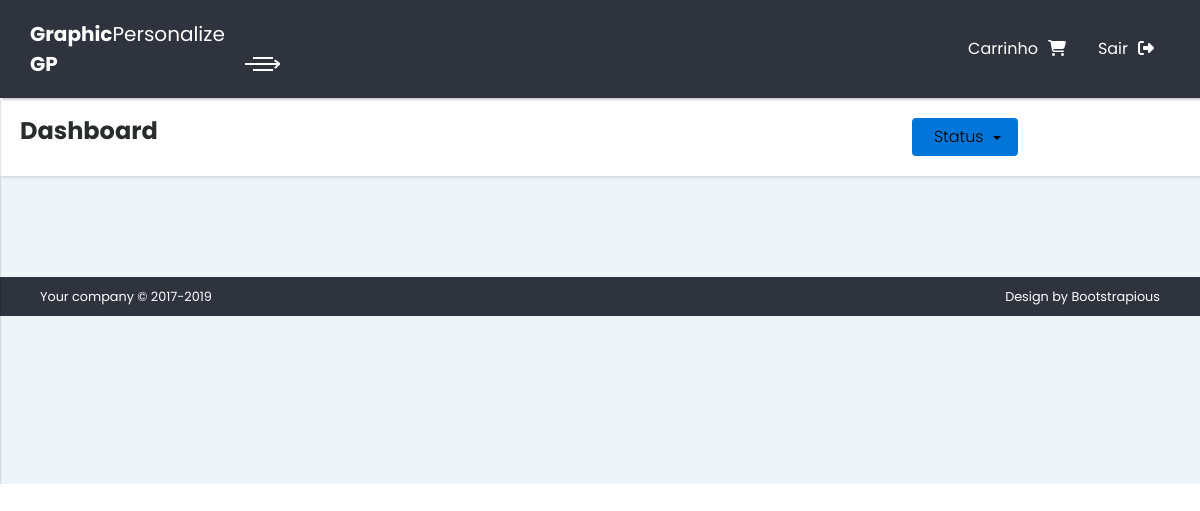
Before: /dashboard/ with the older database file.
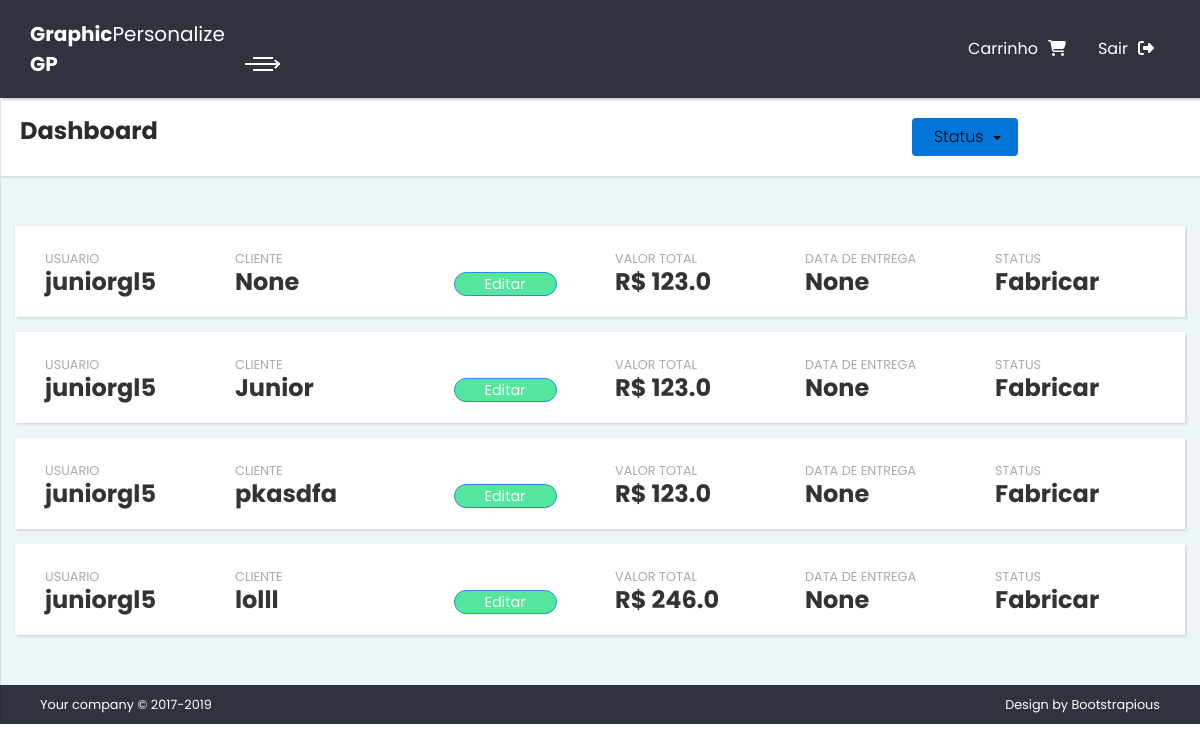
After: the same page with the newer database file.
### store/models.py (models this page shows)
class Order(models.Model):
    SHOPPING = 0
    FINISHED = 1
    FACTORY = 2
    DELIVERED = 3
    STATUS= (
        (SHOPPING, 'comprando'),
        (FINISHED, 'finalizada'),
        (FACTORY, 'fabricar'),
        (DELIVERED, 'entregue'),
    )
    name = models.CharField('Cliente', max_length= 150, null=True)
    valueTotal = models.FloatField('Valor Total', null=True, default=0)
    status = models.IntegerField('Status', choices=STATUS, default=SHOPPING)
    dateStart = models.DateTimeField('Data Compra', auto_now=True)
    dateEnd = models.DateTimeField('Data Entrega', null=True)
    user = models.ForeignKey(User, verbose_name="Usuario")
    class Meta:
        verbose_name = 'Ordem'
        verbose_name_plural = 'Ordens'
        ordering = ['dateStart']

### accounts/models.py (models this page shows, shortened)
class User(AbstractBaseUser, PermissionsMixin):
    ROOT = 0
    ADM = 1
    SALESMAN = 2
    CUSTOMER = 3
    TYPES = (
        (ROOT, 'Root'),
        (ADM, 'Administrador'),
        (SALESMAN, 'Vendedor'),
        (CUSTOMER, 'Cliente')
    )
    ACTIVATED = 0
    DISABLED = 1
    BLOCKED = 2
    STATUS = (
        (ACTIVATED, 'activated'),
        (DISABLED, 'disabled'),
        (BLOCKED, 'blocked'),
    )
    name = models.CharField('Nome', max_length=150)
    email = models.EmailField('Email', unique=True)
    phone = models.CharField('Telefone', max_length=40, null=True)
    status = models.IntegerField('Status', choices=STATUS, default=ACTIVATED)
    username = models.CharField('Usuário', max_length=30, unique=True, validators=[
    validators.RegexValidator(
        re.compile('^[\w.@+-]+$'),
            'Informe o nome de usuário válido',
            'Este valor deve conter apenas letras, números '
            'e os caracteres: @/./+/-/_ .',
            'Inválido'
            )
        ], help_text='Um nome curto que será usado para identificá-lo de forma única no sistema'
    )
    nivel = models.IntegerField('Nível', choices=TYPES, default=CUSTOMER)
    is_staff = models.BooleanField('Equipe', default=False)
    is_active = models.BooleanField('Ativo', default=True)
    USERNAME_FIELD = 'username'
    REQUIRED_FIELDS = ['email', 'name']
    objects = UserManager()
    class Meta:
        verbose_name = 'Usuário'
        verbose_name_plural = 'Usuários'
        ordering = ['name']
    def __str__(self):
        return self.name

### store/viewsdashboard.py (the view)
class DashboardView(ListView):
    model = Order
    context_object_name = 'order'
    template_name = 'dashboard.html'
    paginate_by = 10
    def get_queryset(self):
        filtro = self.request.GET.get('filtro')
        if filtro is not None:
            if filtro == 'finalizada':
                queryset = Order.objects.filter(status=1)
            if filtro == 'entregue':
                queryset = Order.objects.filter(status=3)
            if filtro == 'fabricar':
                queryset = Order.objects.filter(status=2)
        else:
            queryset = Order.objects.filter(status=2)
        return queryset

### store/templates/dashboard.html (shortened to what this page needs)
{% extends "base_dashboard.html" %}
{% block content %}
<div class="page-header">
<div class="row">
    <div class="col-lg-4">
        <h1>Dashboard</h1>
    </div>
    <div class="col-lg-2 offset-lg-5">
      <div class="dropdown">
        <button class="btn bg-primary dropdown-toggle" type="button" id="dropdownMenuButton" data-toggle="dropdown" aria-haspopup="true" aria-expanded="false">
           Status
        </button>
      </div>
    </div>
  </div>
</div>
<section class="client">
  <div class="container-fluid">
    <div class="row">
     <div class="statistics col-lg-12 col-12">
       {% for ord in order %}
        <div class="row statistic d-flex align-items-center bg-white has-shadow">
            <div class="col-lg-2">
                <div class="text"><small>Usuario</small><br><strong>{{ord.user}}</strong></div>
            </div>
            <div class="col-lg-2">
                <div class="text"><small>Cliente</small><br><strong>{{ord.name}}</strong></div>
            </div>
            <div class="col-lg-2 text-center client-title">
                <a href="{% url 'store:detail_order' ord.pk %}" class="btn btn-primary">Editar</a>
            </div>
            <div class="col-lg-2">
                <div class="text"><small>Valor Total</small><br><strong>R$ {{ord.valueTotal}}</strong></div>
            </div>
            <div class="col-lg-2">
                <div class="text"><small>Data De Entrega</small><br><strong>{{ord.dateEnd}}</strong></div>
            </div>
            <div class="col-lg-2">
               <div class="text"><small>Status</small><br><strong>
                   {% if ord.status == 2 %} Fabricar {% endif %}
               </strong></div>
            </div>
        </div>
       {% endfor %}
     </div>
    </div>
  </div>
</section>
{% endblock  %}

### core/templates/base_dashboard.html (shortened to what this page needs)
{% extends "imports_dashboard.html" %}
{% load static %}
{% block body %}
<div class="page home-page">
  {% include "nav_dashboard.html" %}
  <div class="page-content d-flex align-items-stretch">
    <div class="content-inner">
    {% block content %}
    {% endblock  %}
    {% include "footer.html" %}
    </div>
  </div>
</div>
{% endblock  %}

### core/templates/imports_dashboard.html (shortened to what this page needs)
<!DOCTYPE html>
{% load static %}
<html lang="pt-br">
  <head>
    <link rel="stylesheet" href="{% static 'css/bootstrap.min.css' %}">
    <link rel="stylesheet" href="{% static 'css/style.blue.css' %}" id="theme-stylesheet">
    <link rel="stylesheet" href="{% static 'css/custom.css' %}" id="theme-stylesheet">
    <link rel="stylesheet" href="https://file.myfontastic.com/da58YPMQ7U5HY8Rb6UxkNf/icons.css">
  </head>
  <body>
    {% block body %}
    {% endblock  %}
  </body>
</html>

### core/templates/nav_dashboard.html (shortened to what this page needs)
{% load static %}
<header class="header">
  <nav class="navbar">
    <div class="container-fluid">
      <div class="navbar-holder d-flex align-items-center justify-content-between">
        <div class="navbar-header">
          <a href="index.html" class="navbar-brand">
            <div class="brand-text brand-big hidden-lg-down"><strong>Graphic</strong>Personalize</div>
            <div class="brand-text brand-small"><strong>GP</strong></div></a>
          <a id="toggle-btn" href="#" class="menu-btn active"><span></span><span></span><span></span></a>
        </div>
        <ul class="nav-menu list-unstyled d-flex flex-md-row align-items-md-center">
          <li class="nav-item"><a href="{% url 'store:list_cart' %}" class="nav-link logout">Carrinho<i class="fa fa-shopping-cart" aria-hidden="true"></i></a></li>
          <li class="nav-item"><a href="{% url 'accounts:logout' %}" class="nav-link logout">Sair<i class="fa fa-sign-out"></i></a></li>
        </ul>
      </div>
    </div>
  </nav>
</header>

### core/templates/sidebar_dashboard.html (shortened to what this page needs)
{% load static %}

### core/templates/footer.html
<footer class="main-footer">
  <div class="container-fluid">
    <div class="row">
      <div class="col-sm-6">
        <p>Your company &copy; 2017-2019</p>
      </div>
      <div class="col-sm-6 text-right">
        <p>Design by <a href="https://bootstrapious.com/admin-templates" class="external">Bootstrapious</a></p>
      </div>
    </div>
  </div>
</footer>

Changed rows visible on the page:
added Order: user "juniorgl5", name "None", valueTotal "123.0", dateEnd "None", status "Fabricar"
added Order: user "juniorgl5", name "Junior", valueTotal "123.0", dateEnd "None", status "Fabricar"
added Order: user "juniorgl5", name "pkasdfa", valueTotal "123.0", dateEnd "None", status "Fabricar"
added Order: user "juniorgl5", name "lolll", valueTotal "246.0", dateEnd "None", status "Fabricar"
